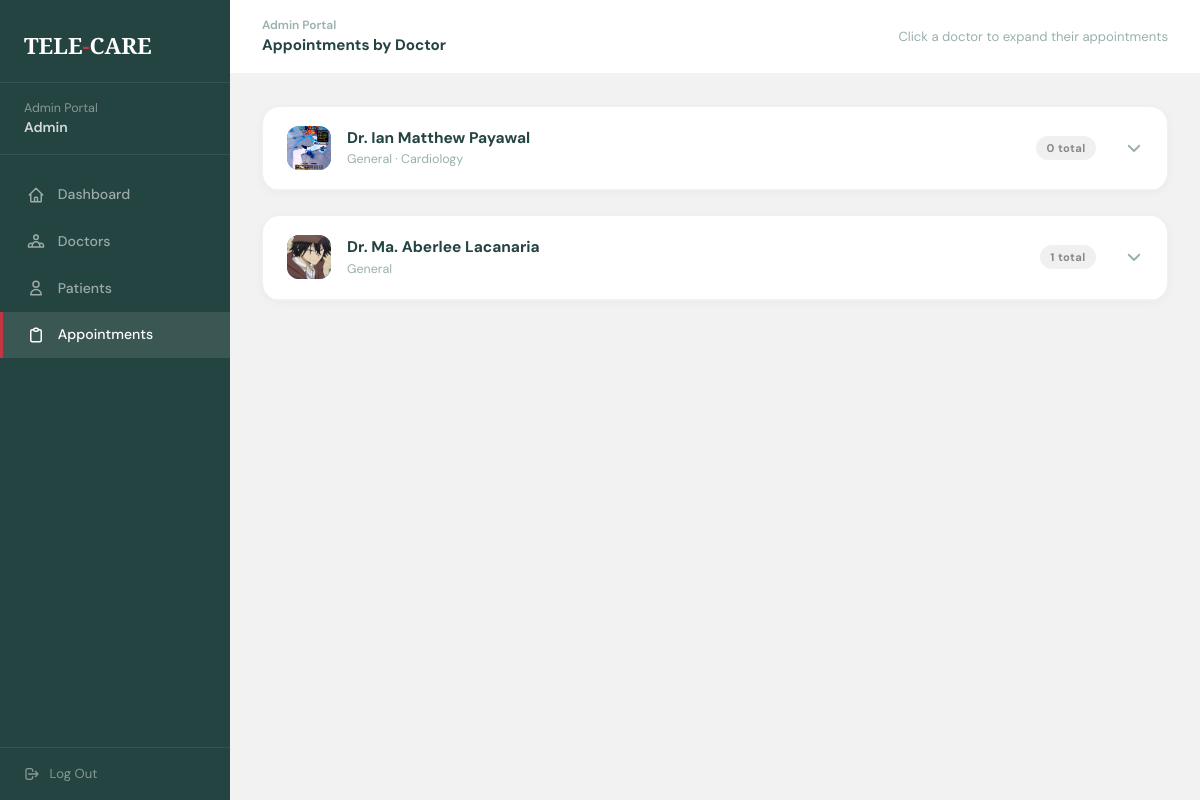
Page /admin/assignments.php (signed in) on the committed database.
### tables this page shows
CREATE TABLE `doctors` (
  `id` int NOT NULL AUTO_INCREMENT,
  `full_name` varchar(150) NOT NULL,
  `specialty` varchar(100) DEFAULT NULL,
  `subspecialty` varchar(100) DEFAULT NULL,
  `clinic_name` varchar(150) DEFAULT NULL,
  `email` varchar(150) NOT NULL,
  `password` varchar(255) DEFAULT NULL,
  `phone_number` varchar(20) DEFAULT NULL,
  `profile_photo` varchar(255) DEFAULT NULL,
  `bio` text,
  `consultation_fee` decimal(10,2) DEFAULT '0.00',
  `languages_spoken` varchar(255) DEFAULT NULL,
  `rating` decimal(2,1) DEFAULT '0.0',
  `access_level` enum('junior','senior','consultant') DEFAULT 'junior',
  `status` enum('pending','active','inactive') DEFAULT 'pending',
  `is_available` tinyint(1) DEFAULT '0',
  `license_number` varchar(100) DEFAULT NULL,
  `issuing_board` varchar(150) DEFAULT NULL,
  `license_file` varchar(255) DEFAULT NULL,
  `board_cert_file` varchar(255) DEFAULT NULL,
  `consent_signed` tinyint(1) DEFAULT '0',
  `is_verified` tinyint(1) DEFAULT '0',
  `verified_at` timestamp NULL DEFAULT NULL,
  `verified_by` int DEFAULT NULL,
  `invite_token` varchar(100) DEFAULT NULL,
  `invite_expires` datetime DEFAULT NULL,
  `setup_complete` tinyint(1) DEFAULT '0',
  `created_at` timestamp NULL DEFAULT CURRENT_TIMESTAMP,
  `updated_at` timestamp NULL DEFAULT CURRENT_TIMESTAMP ON UPDATE CURRENT_TIMESTAMP,
  PRIMARY KEY (`id`),
  UNIQUE KEY `email` (`email`),
  KEY `verified_by` (`verified_by`),
  CONSTRAINT `doctors_ibfk_1` FOREIGN KEY (`verified_by`) REFERENCES `admins` (`id`) ON DELETE SET NULL
);

### admin/assignments.php (the view, shortened to what this page needs)
<?php
require_once '../database/config.php';
$doctors = $conn->query("SELECT * FROM doctors WHERE status='active' ORDER BY full_name");
?>
<!DOCTYPE html>
<html lang="en">
<head>
  <script src="https://cdn.tailwindcss.com"></script>
</head>
<body>
<aside class="sidebar">
  <div class="sidebar-logo">TELE<span>-</span>CARE</div>
  <div class="sidebar-admin">Admin Portal<br/><strong><?= htmlspecialchars($_SESSION['admin_name'] ?? 'Admin') ?></strong></div>
  <nav class="nav-links">
    <a href="dashboard.php" class="nav-link">
      <svg fill="none" viewBox="0 0 24 24" stroke-width="2"><path stroke-linecap="round" stroke-linejoin="round" d="M3 12l2-2m0 0l7-7 7 7M5 10v10a1 1 0 001 1h3m10-11l2 2m-2-2v10a1 1 0 01-1 1h-3m-6 0a1 1 0 001-1v-4a1 1 0 011-1h2a1 1 0 011 1v4a1 1 0 001 1m-6 0h6"/></svg>
      Dashboard
    </a>
    <a href="doctors.php" class="nav-link">
      <svg fill="none" viewBox="0 0 24 24" stroke-width="2"><path stroke-linecap="round" stroke-linejoin="round" d="M17 20h5v-2a3 3 0 00-5.356-1.857M17 20H7m10 0v-2c0-.656-.126-1.283-.356-1.857M7 20H2v-2a3 3 0 015.356-1.857M7 20v-2c0-.656.126-1.283.356-1.857m0 0a5.002 5.002 0 019.288 0M15 7a3 3 0 11-6 0 3 3 0 016 0z"/></svg>
      Doctors
    </a>
    <a href="patients.php" class="nav-link">
      <svg fill="none" viewBox="0 0 24 24" stroke-width="2"><path stroke-linecap="round" stroke-linejoin="round" d="M16 7a4 4 0 11-8 0 4 4 0 018 0zM12 14a7 7 0 00-7 7h14a7 7 0 00-7-7z"/></svg>
      Patients
    </a>
    <a href="assignments.php" class="nav-link active">
      <svg fill="none" viewBox="0 0 24 24" stroke-width="2"><path stroke-linecap="round" stroke-linejoin="round" d="M9 5H7a2 2 0 00-2 2v12a2 2 0 002 2h10a2 2 0 002-2V7a2 2 0 00-2-2h-2M9 5a2 2 0 002 2h2a2 2 0 002-2M9 5a2 2 0 012-2h2a2 2 0 012 2"/></svg>
      Appointments
    </a>
  </nav>
  <div class="sidebar-logout">
    <a href="logout.php" class="logout-btn">
      <svg width="16" height="16" fill="none" viewBox="0 0 24 24" stroke="currentColor" stroke-width="2"><path stroke-linecap="round" stroke-linejoin="round" d="M17 16l4-4m0 0l-4-4m4 4H7m6 4v1a3 3 0 01-3 3H6a3 3 0 01-3-3V7a3 3 0 013-3h4a3 3 0 013 3v1"/></svg>
      Log Out
    </a>
  </div>
</aside>
<div class="main">
  <div class="topbar">
    <div>
      <div style="font-size:0.75rem;color:#9ab0ae;font-weight:600;">Admin Portal</div>
      <div style="font-size:0.95rem;font-weight:700;">Appointments by Doctor</div>
    </div>
    <span style="font-size:0.82rem;color:#9ab0ae;">Click a doctor to expand their appointments</span>
  </div>
  <div class="page-content">
    <?php if (!$doctors || $doctors->num_rows === 0): ?>
      <div style="text-align:center;padding:4rem;color:#9ab0ae;font-size:0.9rem;">No active doctors found.</div>
    <?php else: while ($doc = $doctors->fetch_assoc()):
      $did = (int)$doc['id'];
      $upcoming = $conn->query("
          SELECT a.*, p.full_name AS patient_name
          FROM appointments a
          JOIN patients p ON p.id = a.patient_id
          WHERE a.doctor_id = $did
            AND a.status IN ('Pending','Confirmed')
            AND a.appointment_date >= CURDATE()
          ORDER BY a.appointment_date ASC, a.appointment_time ASC
      ");
      $past = $conn->query("
          SELECT a.*, p.full_name AS patient_name
          FROM appointments a
          JOIN patients p ON p.id = a.patient_id
          WHERE a.doctor_id = $did
            AND (a.status IN ('Completed','Cancelled')
                 OR (a.appointment_date < CURDATE() AND a.status NOT IN ('Pending','Confirmed')))
      ORDER BY a.appointment_date DESC, a.appointment_time DESC
      ");
      $upCnt   = $upcoming ? $upcoming->num_rows : 0;
      $pastCnt = $past     ? $past->num_rows      : 0;
      $totalCnt = $upCnt + $pastCnt;
    ?>
    <div class="doc-card" id="card-<?= $did ?>">
      <div class="doc-header" onclick="toggleCard(<?= $did ?>)">
        <div class="doc-avatar">
          <?php if (!empty($doc['profile_photo'])): ?>
            <img src="../<?= htmlspecialchars($doc['profile_photo']) ?>"/>
          <?php else: ?>
            <?= strtoupper(substr($doc['full_name'], 0, 2)) ?>
          <?php endif; ?>
        </div>
        <div style="flex:1;">
          <div style="font-weight:700;font-size:0.97rem;">Dr. <?= htmlspecialchars($doc['full_name']) ?></div>
          <div style="font-size:0.78rem;color:#9ab0ae;"><?= htmlspecialchars($doc['specialty'] ?? '—') ?><?= !empty($doc['subspecialty']) ? ' · ' . htmlspecialchars($doc['subspecialty']) : '' ?></div>
        </div>
        <div style="display:flex;gap:0.5rem;align-items:center;margin-right:0.8rem;">
          <span class="badge badge-gray"><?= $totalCnt ?> total</span>
        </div>
        <svg class="chevron" width="18" height="18" fill="none" viewBox="0 0 24 24" stroke="currentColor" stroke-width="2.5">
          <path stroke-linecap="round" stroke-linejoin="round" d="M19 9l-7 7-7-7"/>
        </svg>
      </div>
    </div>
    <?php endwhile; endif; ?>
  </div>
</div>
</body>
</html>

### admin/assignments.php (style rules this page uses)
:root { --red:#C33643;--green:#244441;--blue:#3F82E3;--bg:#F2F2F2;--white:#FFFFFF }
* { box-sizing:border-box;margin:0;padding:0 }
body { font-family:'DM Sans',sans-serif;background:var(--bg);color:var(--green);display:flex;min-height:100vh }
.sidebar { width:230px;min-width:230px;background:var(--green);display:flex;flex-direction:column;position:sticky;top:0;height:100vh;overflow-y:auto }
.sidebar-logo { padding:1.8rem 1.5rem 1.2rem;font-family:'Playfair Display',serif;font-size:1.4rem;font-weight:900;color:#fff;border-bottom:1px solid rgba(255,255,255,0.08) }
.sidebar-logo span { color:var(--red) }
.sidebar-admin { padding:1rem 1.5rem;font-size:0.78rem;color:rgba(255,255,255,0.45);border-bottom:1px solid rgba(255,255,255,0.08) }
.sidebar-admin strong { color:rgba(255,255,255,0.8);font-weight:600;display:block;font-size:0.88rem }
.nav-links { padding:1rem 0;flex:1 }
.nav-link { display:flex;align-items:center;gap:0.8rem;padding:0.8rem 1.5rem;color:rgba(255,255,255,0.55);font-size:0.88rem;font-weight:500;width:100%;text-align:left;font-family:'DM Sans',sans-serif;transition:all 0.2s;border-left:3px solid transparent;text-decoration:none }
.nav-link svg { width:18px;height:18px;stroke:currentColor;flex-shrink:0 }
.nav-link.active { color:#fff;background:rgba(255,255,255,0.1);border-left-color:var(--red) }
.sidebar-logout { padding:1rem 1.5rem;border-top:1px solid rgba(255,255,255,0.08) }
.logout-btn { display:flex;align-items:center;gap:0.6rem;color:rgba(255,255,255,0.45);font-size:0.82rem;text-decoration:none;transition:color 0.2s }
.main { flex:1;overflow-y:auto }
.topbar { background:var(--white);padding:1rem 2rem;display:flex;align-items:center;justify-content:space-between;border-bottom:1px solid rgba(36,68,65,0.07);position:sticky;top:0;z-index:50 }
.page-content { padding:2rem }
.doc-card { background:var(--white);border-radius:18px;border:1px solid rgba(36,68,65,0.07);box-shadow:0 2px 10px rgba(0,0,0,0.04);margin-bottom:1.5rem;overflow:hidden }
.doc-header { display:flex;align-items:center;gap:1rem;padding:1.2rem 1.5rem;border-bottom:1px solid rgba(36,68,65,0.07);cursor:pointer;user-select:none }
.doc-avatar { width:44px;height:44px;border-radius:12px;background:linear-gradient(135deg,var(--blue),#2563C4);color:#fff;display:flex;align-items:center;justify-content:center;font-weight:700;font-size:0.9rem;flex-shrink:0;overflow:hidden }
.doc-avatar img { width:100%;height:100%;object-fit:cover }
.chevron { margin-left:auto;transition:transform 0.25s;color:#9ab0ae }
.badge { display:inline-block;padding:0.22rem 0.65rem;border-radius:50px;font-size:0.7rem;font-weight:700;letter-spacing:0.04em }
.badge-gray { background:rgba(0,0,0,0.06);color:#888 }

### rows in the picture
doctors: profile_photo (picture), full_name "Ian Matthew Payawal", specialty "General", subspecialty "Cardiology", is_verified "0", is_verified "1"
doctors: profile_photo (picture), full_name "Ma. Aberlee Lacanaria", specialty "General"

### other values in the picture
$_SESSION['admin_name'] "Admin"
